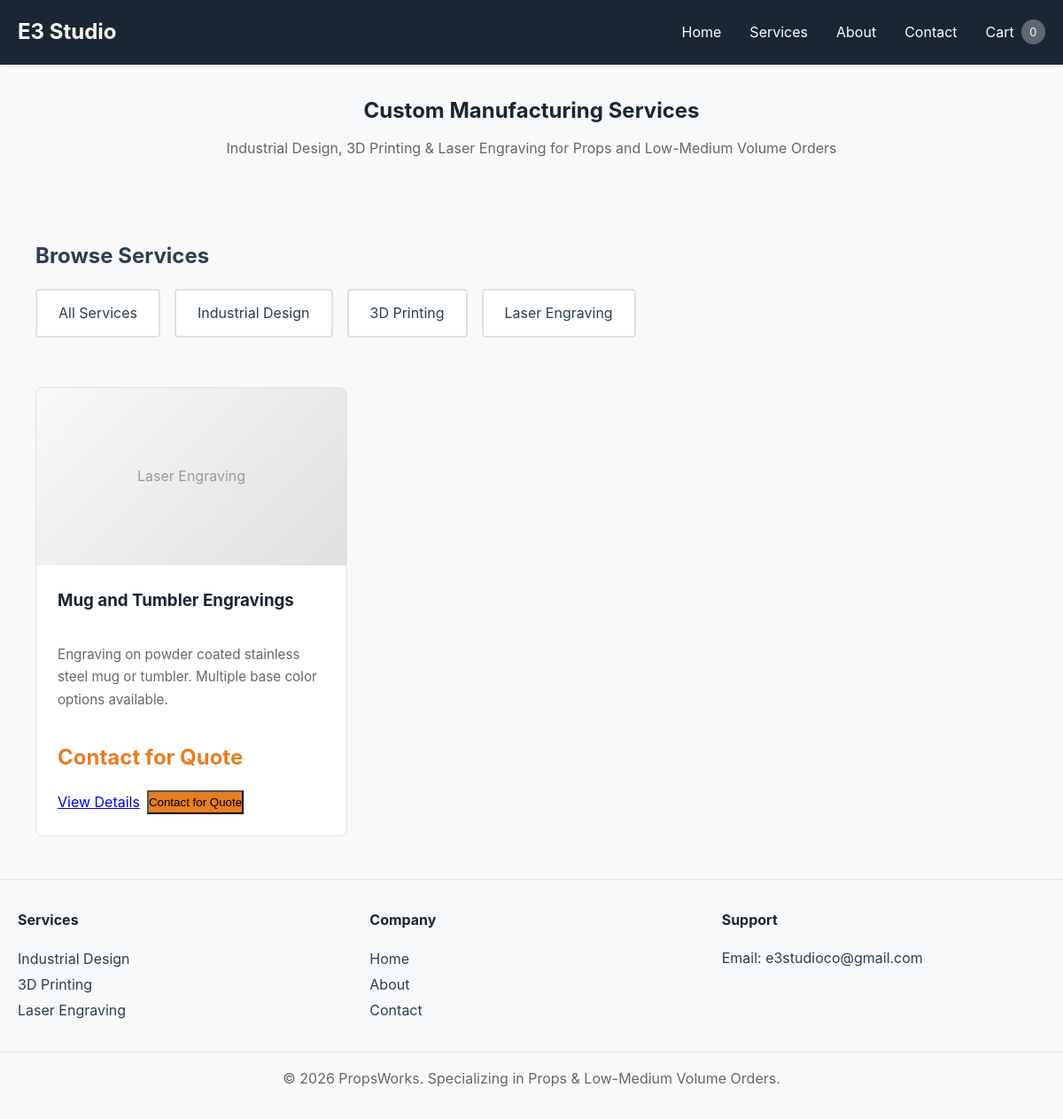
The page /services/?category_id=3 on the database its author committed.
### app/models.py (models this page shows, shortened)
class Service(db.Model):
    __tablename__ = 'services'
    id = db.Column(db.Integer, primary_key=True)
    name = db.Column(db.String(255), nullable=False)
    slug = db.Column(db.String(255), unique=True, nullable=False)
    description = db.Column(db.Text, nullable=False)
    long_description = db.Column(db.Text)
    price_base = db.Column(db.Float, nullable=True)  # None = Contact for Quote
    category_id = db.Column(db.Integer, db.ForeignKey('categories.id'), nullable=False)  # Parent category (e.g., Industrial Design)
    sub_category_id = db.Column(db.Integer, db.ForeignKey('categories.id'), nullable=True)  # Optional sub-category (e.g., CAD)
    image_url = db.Column(db.String(500))
    is_active = db.Column(db.Boolean, default=True)
    created_at = db.Column(db.DateTime, default=datetime.utcnow)
    media_gallery = db.Column(db.JSON, default=list)  # Stores list of media: [{'type': 'photo/video', 'url': '...', 'caption': '...'}]
    bulk_pricing = db.Column(db.JSON, default=list)  # Stores bulk pricing tiers: [{'min_quantity': 10, 'price': 450}]
    variants = db.Column(db.JSON, default=list)  # Stores product variants: [{'name': 'Small', 'price': 100, 'description': '...', 'sku': '...', 'is_available': True}]
    weight_kg = db.Column(db.Float, default=0.5)  # Approximate weight in kg for shipping (default 0.5kg)
    service_options = db.relationship('ServiceOption', backref='service', lazy=True, cascade='all, delete-orphan')

class Category(db.Model):
    __tablename__ = 'categories'
    id = db.Column(db.Integer, primary_key=True)
    name = db.Column(db.String(255), nullable=False)
    slug = db.Column(db.String(255), unique=True, nullable=False)
    parent_id = db.Column(db.Integer, db.ForeignKey('categories.id'), nullable=True)  # None for root categories
    description = db.Column(db.Text)
    order = db.Column(db.Integer, default=0)  # For sorting
    is_active = db.Column(db.Boolean, default=True)
    created_at = db.Column(db.DateTime, default=datetime.utcnow)
    children = db.relationship('Category',
                              backref=db.backref('parent', remote_side=[id]),
                              cascade='all, delete-orphan')
    services = db.relationship('Service',
                              foreign_keys='Service.category_id',
                              backref='category_obj',
                              lazy=True)
    sub_services = db.relationship('Service',
                                  foreign_keys='Service.sub_category_id',
                                  backref='sub_category_obj')

### app/services.py (the view)
@services_bp.route('/')
def catalog():
    category_id = request.args.get('category_id')
    content = load_content()
    categories = load_categories()
    if category_id:
        try:
            category_id = int(category_id)
            services = Service.query.filter_by(category_id=category_id, is_active=True).all()
        except (ValueError, TypeError):
            services = Service.query.filter_by(is_active=True).all()
    else:
        services = Service.query.filter_by(is_active=True).all()
    return render_template('services/catalog.html',
                         services=services,
                         categories=categories,
                         selected_category=category_id,
                         content=content)

### app/__init__.py (called while the page is built)
def load_content():
    root_dir = os.path.dirname(os.path.dirname(os.path.abspath(__file__)))
    content_file = os.path.join(root_dir, 'instance', 'content.json')
    if os.path.exists(content_file):
        with open(content_file, 'r') as f:
            return json.load(f)
    return {}

def create_app(config_name='development'):
    root_dir = os.path.dirname(os.path.dirname(os.path.abspath(__file__)))
    app = Flask(__name__,
                template_folder=os.path.join(root_dir, 'templates'),
                static_folder=os.path.join(root_dir, 'static'))
    if config_name == 'production':
        app.config.from_object('config.ProductionConfig')
    else:
        app.config.from_object('config.DevelopmentConfig')
    db.init_app(app)
    @app.context_processor
    def inject_content():
        return {'content': load_content()}
    from app.routes import main_bp
    from app.services import services_bp
    from app.admin import admin_bp
    app.register_blueprint(main_bp)
    app.register_blueprint(services_bp)
    app.register_blueprint(admin_bp)
    with app.app_context():
        db.create_all()
    return app

### app/services.py (called while the page is built)
def load_categories():
    try:
        root_categories = Category.query.filter_by(parent_id=None, is_active=True).order_by(Category.order).all()
        categories = {}
        for cat in root_categories:
            categories[cat.id] = {
                'id': cat.id,
                'name': cat.name,
                'slug': cat.slug,
                'children': {}
            }
            if cat.children:
                for subcat in sorted(cat.children, key=lambda x: x.order):
                    if subcat.is_active:
                        categories[cat.id]['children'][subcat.id] = {
                            'id': subcat.id,
                            'name': subcat.name,
                            'slug': subcat.slug
                        }
        return categories
    except Exception:
        return {}

def load_content():
    content_file = os.path.join(os.path.dirname(__file__), '..', 'instance', 'content.json')
    if os.path.exists(content_file):
        with open(content_file, 'r') as f:
            return json.load(f)
    return {}

### templates/services/catalog.html
{% extends "base.html" %}
{% block content %}
<section class="services-hero">
    <h1>Custom Manufacturing Services</h1>
    <p>Industrial Design, 3D Printing & Laser Engraving for Props and Low-Medium Volume Orders</p>
</section>
<section class="categories-filter">
    <div class="container">
        <h2>Browse Services</h2>
        <div class="category-buttons">
            <a href="{{ url_for('services.catalog') }}"
               class="category-btn {% if not selected_category %}active{% endif %}">
                All Services
            </a>
            <a href="{{ url_for('services.catalog', category='industrial_design') }}"
               class="category-btn {% if selected_category == 'industrial_design' %}active{% endif %}">
                Industrial Design
            </a>
            <a href="{{ url_for('services.catalog', category='3d_printing') }}"
               class="category-btn {% if selected_category == '3d_printing' %}active{% endif %}">
                3D Printing
            </a>
            <a href="{{ url_for('services.catalog', category='laser_engraving') }}"
               class="category-btn {% if selected_category == 'laser_engraving' %}active{% endif %}">
                Laser Engraving
            </a>
        </div>
    </div>
</section>
<section class="services-grid">
    <div class="container">
        {% if services %}
            <div class="grid">
                {% for service in services %}
                <div class="service-card">
                    {% if service.image_url %}
                        <img src="{{ service.image_url }}" alt="{{ service.name }}" class="service-image">
                    {% else %}
                        <div class="service-image-placeholder">
                            <span>{{ service.category_obj.name if service.category_obj else 'Service' }}</span>
                        </div>
                    {% endif %}
                    <div class="service-info">
                        <h3>{{ service.name }}</h3>
                        <p class="description">{{ service.description }}</p>
                        {% if service.price_base %}
                            <p class="price">From ${{ "%.2f"|format(service.price_base) }}</p>
                        {% else %}
                            <p class="price" style="color: #e67e22;">Contact for Quote</p>
                        {% endif %}
                        <div class="service-actions">
                            <a href="{{ url_for('services.service_detail', slug=service.slug) }}"
                               class="btn-secondary">View Details</a>
                            {% if service.price_base %}
                                <button class="btn-primary" onclick="addToCart({{ service.id }}, '{{ service.name }}')">
                                    Add to Cart
                                </button>
                            {% else %}
                                <button class="btn-secondary" style="background: #e67e22;" onclick="contactForQuote('{{ service.name }}')">
                                    Contact for Quote
                                </button>
                            {% endif %}
                        </div>
                    </div>
                </div>
                {% endfor %}
            </div>
        {% else %}
            <div class="empty-state">
                <p>No services available in this category.</p>
            </div>
        {% endif %}
    </div>
</section>
{% endblock %}

### static/css/style.css (style rules this page uses)
:root { --primary-color: #1a2634; --secondary-color: #f8f9fa; --accent-color: #00d4ff; --text-color: #2c3e50; --text-light: #555; --border-color: #e0e0e0; --success-color: #28a745; --error-color: #dc3545; }
* { margin: 0; padding: 0; box-sizing: border-box; }
body { font-family: -apple-system, BlinkMacSystemFont, 'Segoe UI', 'Roboto', Oxygen, Ubuntu, Cantarell, sans-serif; line-height: 1.7; color: var(--text-color); background-color: var(--secondary-color); font-size: 16px; }
.container { max-width: 1200px; margin: 0 auto; padding: 0 20px; }
.categories-filter { margin: 2rem 0; padding: 1.5rem 0; background-color: var(--secondary-color); border-radius: 8px; }
.categories-filter h2 { margin-bottom: 1rem; }
.category-buttons { display: flex; gap: 1rem; flex-wrap: wrap; }
.category-btn { padding: 0.75rem 1.5rem; background-color: white; border: 2px solid var(--border-color); border-radius: 4px; text-decoration: none; color: var(--text-color); cursor: pointer; transition: all 0.3s; }
.services-grid { margin: 2rem 0; }
.services-hero { text-align: center; padding: 2rem 0; margin-bottom: 2rem; background-color: var(--secondary-color); border-radius: 8px; }
.services-hero h1 { color: var(--primary-color); margin-bottom: 0.5rem; }
.services-hero p { color: #666; }
.grid { display: grid; grid-template-columns: repeat(auto-fill, minmax(300px, 1fr)); gap: 2rem; }
.service-card { background-color: white; border: 1px solid var(--border-color); border-radius: 8px; overflow: hidden; transition: transform 0.3s, box-shadow 0.3s; }
.service-image-placeholder { width: 100%; height: 200px; background: linear-gradient(135deg, var(--secondary-color), #e0e0e0); display: flex; align-items: center; justify-content: center; font-size: 1rem; color: #999; }
.service-info { padding: 1.5rem; }
.service-info h3 { margin-bottom: 0.5rem; color: var(--primary-color); }
.description { color: #666; margin-bottom: 1rem; font-size: 0.95rem; }
.price { font-size: 1.5rem; font-weight: bold; color: var(--success-color); margin-bottom: 1rem; }
.service-actions { display: flex; gap: 0.5rem; }
.description { margin: 2rem 0; }

### rows shown on the page
Service: category_obj "Laser Engraving", name "Mug and Tumbler Engravings", description "Engraving on powder coated stainless steel mug or tumbler. Multiple base color options available.", shows "Contact for Quote"

### other values the page prints
{{ content.site_title if content and content.site_title else 'PropsWorks' }} "E3 Studio"
{{ content.contact_email if content else 'support@propsworks.com' }} "e3studioco@gmail.com"
